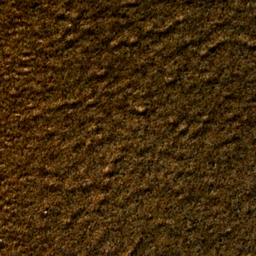
#> input picture sample.png, 256 x 256 px
$ python rpn.py sample.png
#> lines starting #> are read from the running program, lines starting #| are printed output that depends on the picture; after the words box and inside, x2 and y2 are one past the last pixel; in counts of white or black regions, pixels touching at a corner belong together
#> further down, image is the input picture: shape (256, 256, 3) float32; mean R, G, B 0.258, 0.164, 0.0399
#!/usr/bin/python
# coding=utf-8

# Base Python File (rpn.py)
# Created: Sun Mar 11 16:13:13 2012
# Version: 1.0
#
# This Python script was developped by François-Xavier Thomas.
# You are free to copy, adapt or modify it.
# If you do so, however, leave my name somewhere in the credits, I'd appreciate it ;)
#
# (ɔ) François-Xavier Thomas <fx.thomas@gmail.com>

# This script processes an image through periodic+smooth decomposition
# See: http://www.math-info.univ-paris5.fr/~moisan/p+s/ for more details
#
# Usage: python rpn.py sample.png
# Or: from rpn import perdecomp

from numpy import *
from scipy import *
from pylab import *

from sys import argv

def harmonize (t):
  return (t - np.min(t))/(np.max(t) - np.min(t))

def imagesc (i):
  imshow (harmonize (i))

def perdecomp (image):
  # Compute boundary image
  h,w,d = image.shape
#> h = 256; w = 256; d = 3
  v = zeros (image.shape)
  v[:,0,:] = v[:,0,:] + image[:,0,:] - image[:,w-1,:]
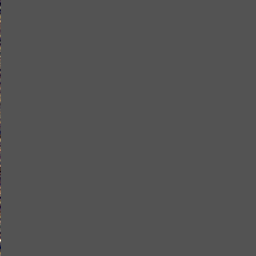
#> v: shape (256, 256, 3) float64; mean R, G, B 0.000133, -5.12e-05, -7.37e-05; drawn with min black and max white
  v[:,w-1,:] = v[:,w-1,:] + image[:,w-1,:] - image[:,0,:]
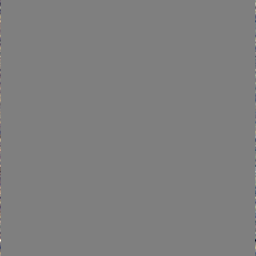
#> v: shape (256, 256, 3) float64; 0.39% of pixels changed, all inside (x1, y1, x2, y2) = (255, 0, 256, 256); drawn with min black and max white
  v[0,:,:] = v[0,:,:] + image[0,:,:] - image[h-1,:,:]
#> v: shape (256, 256, 3) float64; 0.39% of pixels changed, all inside (x1, y1, x2, y2) = (0, 0, 256, 1)
  v[h-1,:,:] = v[h-1,:,:] + image[h-1,:,:] - image[0,:,:]
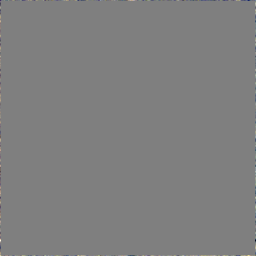
#> v: shape (256, 256, 3) float64; mean R, G, B 0, 0, 0; drawn with min black and max white

  # Compute multiplier
  x = arange (0., 1., 1./w)
#> x = 256 values from 0 to 0.996
  y = arange (0., 1., 1./h)
#> y = 256 values from 0 to 0.996
  xx,yy = meshgrid (x,y)
  multi = 4 - 2.*cos(2*np.pi*xx) - 2.*cos(2*np.pi*yy)
  multi[0,0] = 1.

  # Compute DFT of boundary image
  sh = fftn (v, axes=(-3, -2))

  # Multiply by inverse of multiplier
  sh = sh / multi.reshape((h,w,1))
  sh[0,0,:] = zeros ((d))

  # Then, compute s as the iDFT of sh
  smooth = real (ifftn (sh, axes=(-3, -2)))
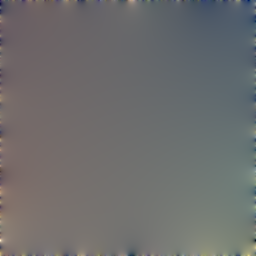
#> smooth: shape (256, 256, 3) float64; mean of channels 0, 1, 2 -2.44e-17, -9.77e-18, 9.05e-18; drawn with min black and max white
  periodic = image - smooth
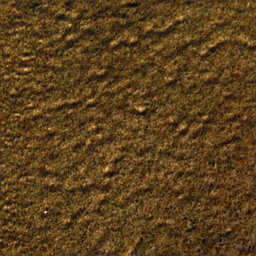
#> periodic: shape (256, 256, 3) float64; mean R, G, B 0.258, 0.164, 0.0399; drawn with min black and max white

  return harmonize(periodic),harmonize(smooth)

if __name__ == '__main__':
  # Read image
  image = imread (argv[1])

  # Compute periodic decomposition
  per, smo = perdecomp (image)

  # Show periodic component
  imagesc (per)
  show()

  # Show smooth component
  imagesc (smo)
  show()
